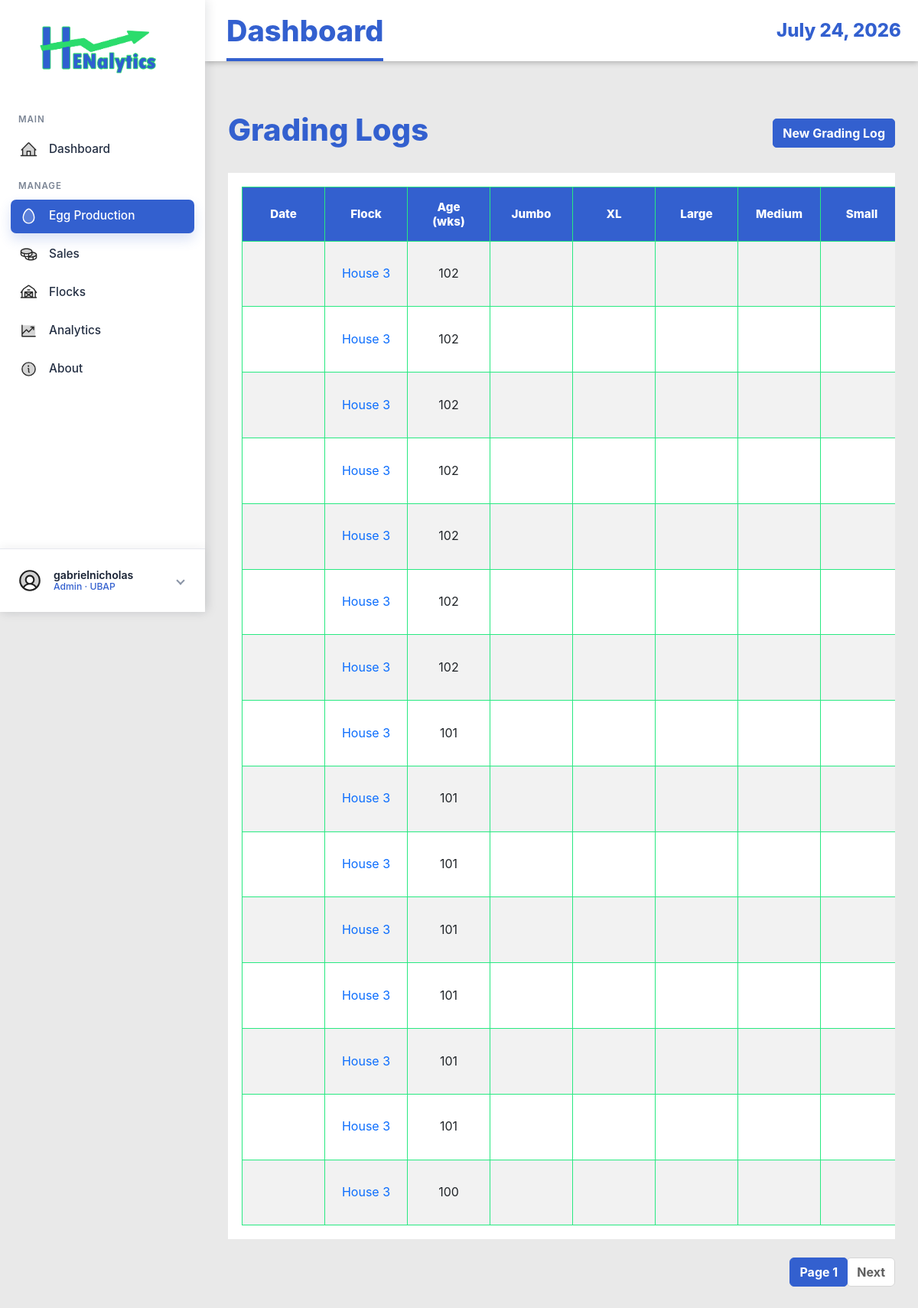
The app's page /grading-logs/ (signed in), older data.
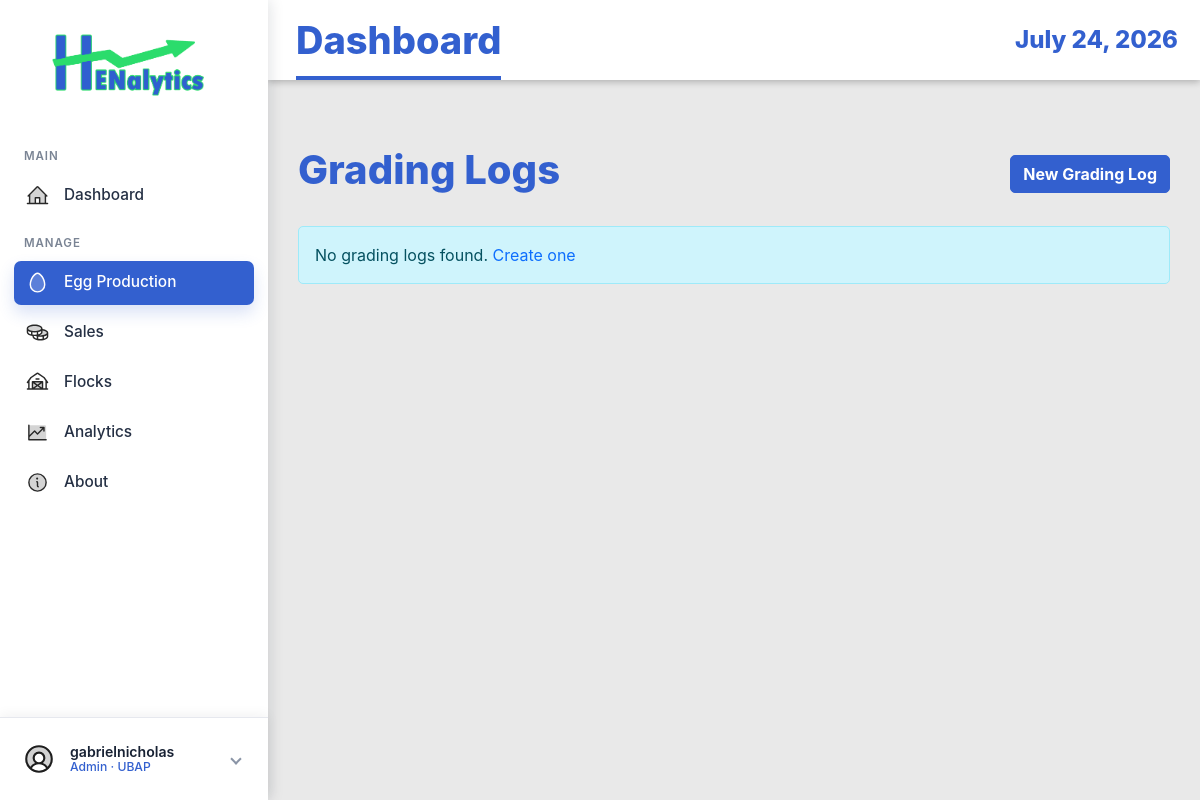
The same page, newer data.
### EggProduction/models.py (models this page shows, shortened)
class GradingLog(models.Model):
    flock = models.ForeignKey(Flock, on_delete=models.CASCADE, related_name='grading_logs')
    log_date = models.DateField()
    age_weeks = models.IntegerField(validators=[MinValueValidator(0)])
    eggs_total = models.IntegerField(validators=[MinValueValidator(0)])
    eggs_aa = models.IntegerField(validators=[MinValueValidator(0)], default=0)
    eggs_a = models.IntegerField(validators=[MinValueValidator(0)], default=0)
    eggs_b = models.IntegerField(validators=[MinValueValidator(0)], default=0)
    eggs_small = models.IntegerField(validators=[MinValueValidator(0)], default=0)
    eggs_broken = models.IntegerField(validators=[MinValueValidator(0)], default=0)
    eggs_decode = models.IntegerField(validators=[MinValueValidator(0)], default=0)
    eggs_source = models.CharField(max_length=100, blank=True, null=True)
    created_at = models.DateTimeField(auto_now_add=True)
    updated_at = models.DateTimeField(auto_now=True)
    class Meta:
        ordering = ['-log_date']
        unique_together = ('flock', 'log_date')

class Flock(models.Model):
    STATUS_CHOICES = (
        ('active', 'Active'),
        ('inactive', 'Inactive'),
        ('culled', 'Culled'),
    )
    house_no = models.IntegerField()
    breed_strain = models.CharField(max_length=100)
    date_started = models.DateField()
    initial_hen_count = models.IntegerField(validators=[MinValueValidator(1)])
    status = models.CharField(max_length=20, choices=STATUS_CHOICES, default='active')
    notes = models.TextField(blank=True, null=True)
    created_at = models.DateTimeField(auto_now_add=True)
    updated_at = models.DateTimeField(auto_now=True)
    class Meta:
        ordering = ['-date_started']
        unique_together = ['house_no', 'date_started']

### EggProduction/views.py (the view)
# urls.py: path('grading-logs/', views.GradingLogListView.as_view(), name='grading-log-list'),
class GradingLogListView(StaffAccessMixin, ListView):
    model = GradingLog
    template_name = 'egg_production/grading_log_list.html'
    context_object_name = 'grading_logs'
    paginate_by = 15
    ordering = ['-log_date']
    def get_queryset(self):
        qs = super().get_queryset().select_related('flock')
        flock_id = self.request.GET.get('flock_id')
        if flock_id:
            qs = qs.filter(flock_id=flock_id)
        return qs

### EggProduction/views.py (called while the page is built)
    def test_func(self):
        user = self.request.user
        try:
            profile = UserProfile.objects.get(user=user)
            return profile.role in ['staff', 'admin', 'manager']
        except UserProfile.DoesNotExist:
            return user.is_staff or user.is_superuser

### EggProduction/templates/egg_production/grading_log_list.html (shortened to what this page needs)
{% extends 'base.html' %}
{% load static %}
{% block content %}
<div class="container mt-4">
    <div class="d-flex justify-content-between align-items-center mb-4">
        <h1>Grading Logs</h1>
        {% if perms.eggproduction.add_gradinglog or user.is_staff %}
        <a href="{% url 'eggproduction:grading-log-create' %}" class="btn btn-primary">New Grading Log</a>
        {% endif %}
    </div>
    {% if grading_logs %}
    <div class="table-responsive">
        <table class="table table-striped table-hover">
            <thead class="table-dark">
                <tr>
                    <th>Date</th>
                    <th>Flock</th>
                    <th>Age (wks)</th>
                    <th>Jumbo</th>
                    <th>XL</th>
                    <th>Large</th>
                    <th>Medium</th>
                    <th>Small</th>
                </tr>
            </thead>
            <tbody>
                {% for log in grading_logs %}
                <tr>
                    <td>{{ log.grading_date|date:"Y-m-d" }}</td>
                    <td><a href="{% url 'eggproduction:flock-detail' log.flock.pk %}">House {{ log.flock.house_no }}</a>
                    </td>
                    <td>{{ log.age_weeks }}</td>
                    <td>{{ log.grade_jumbo }}</td>
                    <td>{{ log.grade_extra_large }}</td>
                    <td>{{ log.grade_large }}</td>
                    <td>{{ log.grade_medium }}</td>
                    <td>{{ log.grade_small }}</td>
                </tr>
                {% endfor %}
            </tbody>
        </table>
    </div>
    {% if is_paginated %}
    <nav aria-label="Page navigation">
        <ul class="pagination justify-content-center">
            <li class="page-item active"><a class="page-link" href="#">Page {{ page_obj.number }}</a></li>
            {% if page_obj.has_next %}
            <li class="page-item"><a class="page-link" href="?page={{ page_obj.next_page_number }}">Next</a></li>
            {% endif %}
        </ul>
    </nav>
    {% endif %}
    {% else %}
    <div class="alert alert-info">No grading logs found. <a href="{% url 'eggproduction:grading-log-create' %}">Create
            one</a></div>
    {% endif %}
</div>
{% endblock %}

### EggProduction/templates/base.html (shortened to what this page needs)
{% load static %}
<!DOCTYPE html>
<html lang="en">
<head>
    <link href="https://cdn.jsdelivr.net/npm/bootstrap@5.3.0/dist/css/bootstrap.min.css" rel="stylesheet">
    <link rel="stylesheet" href="https://cdn.datatables.net/1.13.8/css/jquery.dataTables.min.css">
    <link rel="stylesheet" href="https://cdn.datatables.net/buttons/2.4.2/css/buttons.dataTables.min.css">
    <link rel="stylesheet" href="{% static 'EggProduction/css/style.css' %}">
</head>
<body class="{% if request.user.is_authenticated %}app-body{% else %}auth-body{% endif %}">
    {% if request.user.is_authenticated %}
    <div class="app-shell">
        <aside class="app-sidebar">
            <a href="{% url 'eggproduction:dashboard' %}" class="brand-lockup">
                <img src="{% static 'EggProduction/img/logo-login.png' %}" alt="Henalytics">
            </a>
            <nav class="side-nav" aria-label="Main navigation">
                <div class="nav-section-label">MAIN</div>
                <a href="{% url 'eggproduction:dashboard' %}"
                    class="side-link {% if request.resolver_match.url_name == 'dashboard' %}active{% endif %}">
                    <img class="side-icon side-img-icon" src="{% static 'EggProduction/img/house-line-duotone.svg' %}"
                        alt="" aria-hidden="true">
                    <span>Dashboard</span>
                </a>
                <div class="nav-section-label">MANAGE</div>
                <a href="{% url 'eggproduction:production-log-list' %}"
                    class="side-link {% if 'production-log' in request.resolver_match.url_name or 'grading-log' in request.resolver_match.url_name %}active{% endif %}">
                    <img class="side-icon side-img-icon" src="{% static 'EggProduction/img/egg-duotone.svg' %}" alt=""
                        aria-hidden="true">
                    <span>Egg Production</span>
                </a>
                <a href="{% url 'eggproduction:sales-transaction-list' %}"
                    class="side-link {% if 'sales-transaction' in request.resolver_match.url_name or 'sales-item' in request.resolver_match.url_name %}active{% endif %}">
                    <img class="side-icon side-img-icon" src="{% static 'EggProduction/img/coins-duotone.svg' %}" alt=""
                        aria-hidden="true">
                    <span>Sales</span>
                </a>
                <a href="{% url 'eggproduction:flock-list' %}"
                    class="side-link {% if 'flock' in request.resolver_match.url_name %}active{% endif %}">
                    <img class="side-icon side-img-icon" src="{% static 'EggProduction/img/barn-duotone.svg' %}" alt=""
                        aria-hidden="true">
                    <span>Flocks</span>
                </a>
                <a href="{% url 'eggproduction:harvest-forecast-list' %}"
                    class="side-link {% if 'forecast' in request.resolver_match.url_name or 'model-version' in request.resolver_match.url_name %}active{% endif %}">
                    <img class="side-icon side-img-icon" src="{% static 'EggProduction/img/chart-line-up-duotone.svg' %}"
                        alt="" aria-hidden="true">
                    <span>Analytics</span>
                </a>
                <a href="{% url 'index' %}"
                    class="side-link {% if request.resolver_match.url_name == 'index' %}active{% endif %}">
                    <img class="side-icon side-img-icon" src="{% static 'EggProduction/img/info-duotone.svg' %}" alt=""
                        aria-hidden="true">
                    <span>About</span>
                </a>
            </nav>
            <div class="sidebar-account dropdown">
                <button class="account-toggle" type="button" data-bs-toggle="dropdown" data-bs-auto-close="outside"
                    aria-expanded="false" aria-label="Open account menu">
                    <img class="account-avatar-img" src="{% static 'EggProduction/img/user-circle-duotone.svg' %}" alt=""
                        aria-hidden="true">
                    <span class="account-copy">
                        <span class="account-name">{{ request.user.get_full_name|default:request.user.username }}</span>
                        <span class="account-role">
                            {% if request.user.is_superuser %}
                            Admin
                            {% elif request.user.userprofile.display_role %}
                            {{ request.user.userprofile.display_role }}
                            {% else %}
                            Staff
                            {% endif %}
                            &middot; UBAP
                        </span>
                    </span>
                    <span class="account-chevron" aria-hidden="true"></span>
                </button>
            </div>
        </aside>
        <section class="app-panel">
            <header class="app-topbar">
                <h1>{% block page_title %}Dashboard{% endblock %}</h1>
                <time>{% now "F j, Y" %}</time>
            </header>
            <main class="app-content">
                {% else %}
                <main>
                    {% endif %}
                    {% block content %}{% endblock %}
                    {% if request.user.is_authenticated %}
                </main>
        </section>
    </div>
    {% else %}
    </main>
    {% endif %}
</body>
</html>

### EggProduction/static/EggProduction/css/style.css (style rules this page uses)
:root { --hen-blue: #3360cf; --hen-blue-dark: #244fac; --hen-green: #2fe476; --hen-grid: #28e981; --hen-bg: #e9e9e9; --hen-text: #101010; --hen-muted: #8a8a8a; --hen-shadow: 0 2px 9px rgba(0, 0, 0, 0.22); }
* { box-sizing: border-box; }
body { min-height: 100vh; margin: 0; color: var(--hen-text); font-family: "Inter", "Segoe UI", Roboto, Arial, sans-serif; background: var(--hen-bg); }
a { text-decoration: none; }
.d-flex { display: flex; }
.align-items-center { align-items: center; }
.justify-content-between { justify-content: space-between; }
.mb-4 { margin-bottom: 24px; }
.app-shell { display: grid; grid-template-columns: 268px minmax(0, 1fr); min-height: 100vh; }
.app-sidebar { position: sticky; top: 0; height: 100vh; display: flex; flex-direction: column; background: #fff; box-shadow: 2px 0 14px rgba(15, 23, 42, 0.12); z-index: 4; }
.brand-lockup { display: flex; justify-content: center; align-items: center; min-height: 118px; padding: 22px 24px 12px; }
.brand-lockup img, .logo-img { display: block; width: min(184px, 86%); max-height: 94px; object-fit: contain; }
.side-nav { padding: 12px 14px 0; }
.nav-section-label { margin: 18px 10px 8px; font-size: 0.72rem; font-weight: 600; letter-spacing: 0.08em; color: #7a8494; text-transform: uppercase; }
.side-link { display: grid; grid-template-columns: 38px 1fr; align-items: center; min-height: 44px; margin-bottom: 6px; padding: 0 12px; border-radius: 7px; color: #253044; font-size: 0.96rem; font-weight: 500; line-height: 1.2; transition: background 0.15s ease, color 0.15s ease, box-shadow 0.15s ease; }
.side-link:hover, .side-link.active { color: #fff; background: var(--hen-blue); box-shadow: 0 8px 16px rgba(51, 96, 207, 0.18); }
.side-icon { position: relative; width: 26px; height: 26px; display: inline-block; color: currentColor; transform: scale(0.72); transform-origin: center; }
.side-img-icon { width: 23px; height: 23px; object-fit: contain; opacity: 0.84; transform: none; transition: filter 0.15s ease, opacity 0.15s ease; }
.side-link:hover .side-img-icon, .side-link.active .side-img-icon { opacity: 1; filter: brightness(0) invert(1); }
.sidebar-account { margin-top: auto; padding: 12px; border-top: 1px solid #e6e8ee; box-shadow: 0 -2px 12px rgba(15, 23, 42, 0.06); }
.account-toggle { width: 100%; min-height: 58px; display: grid; grid-template-columns: 38px minmax(0, 1fr) 18px; gap: 10px; align-items: center; padding: 8px 9px; border: 1px solid transparent; border-radius: 8px; color: inherit; text-align: left; background: transparent; transition: background 0.15s ease, border-color 0.15s ease; }
.account-avatar-img { width: 34px; height: 34px; display: block; object-fit: contain; opacity: 0.88; }
.account-copy { min-width: 0; display: block; }
.account-name { display: block; overflow: hidden; color: #182234; font-size: 0.88rem; font-weight: 600; line-height: 1.15; text-overflow: ellipsis; white-space: nowrap; }
.account-role { display: block; overflow: hidden; color: var(--hen-blue); font-size: 0.76rem; font-weight: 500; line-height: 1.2; text-overflow: ellipsis; white-space: nowrap; }
.account-chevron { position: relative; width: 16px; height: 16px; }
.account-chevron::before { content: ""; position: absolute; top: 4px; left: 4px; width: 8px; height: 8px; border-right: 2px solid #8a94a6; border-bottom: 2px solid #8a94a6; transform: rotate(45deg); }
.app-panel { min-width: 0; background: var(--hen-bg); }
.app-topbar { min-height: 78px; display: flex; align-items: center; justify-content: space-between; gap: 24px; padding: 0 22px 0 28px; background: #fff; box-shadow: 0 2px 7px rgba(0, 0, 0, 0.25); }
.app-topbar h1 { margin: 0; padding: 18px 0 12px; color: var(--hen-blue); font-size: 38px; font-weight: 800; border-bottom: 4px solid var(--hen-blue); }
.app-topbar time { color: var(--hen-blue); font-size: 24px; font-weight: 800; white-space: nowrap; }
.app-content { padding: 42px 30px 34px; }
.app-content > .container, .app-content > .container-fluid { width: 100%; max-width: none; padding: 0; margin: 0; }
.app-content h1, .app-content h2 { color: var(--hen-blue); font-weight: 800; }
.btn, .page-link { display: inline-block; border-radius: 5px; font-weight: 700; padding: 6px 12px; border: 1px solid transparent; }
.btn-primary, .btn-info, .page-item.active .page-link { color: #fff; background: var(--hen-blue); border-color: var(--hen-blue); }
.alert { border-radius: 5px; }

Row changes from the older to the newer data that the page shows:
removed GradingLog: flock.house_no "3", age_weeks "102"
removed GradingLog: flock.house_no "3", age_weeks "102"
removed GradingLog: flock.house_no "3", age_weeks "102"
removed GradingLog: flock.house_no "3", age_weeks "102"
removed GradingLog: flock.house_no "3", age_weeks "102"
removed GradingLog: flock.house_no "3", age_weeks "102"
removed GradingLog: flock.house_no "3", age_weeks "102"
removed GradingLog: flock.house_no "3", age_weeks "101"
removed GradingLog: flock.house_no "3", age_weeks "101"
removed GradingLog: flock.house_no "3", age_weeks "101"
removed GradingLog: flock.house_no "3", age_weeks "101"
removed GradingLog: flock.house_no "3", age_weeks "101"
removed GradingLog: flock.house_no "3", age_weeks "101"
removed GradingLog: flock.house_no "3", age_weeks "101"
removed GradingLog: flock.house_no "3", age_weeks "100"
Text that changed along with them:
{{ page_obj.number }}: "1" → (not shown)
text no longer shown: "Date Flock Age (wks) Jumbo XL Large Medium Small Page Next"
text now shown: "No grading logs found. Create one"
